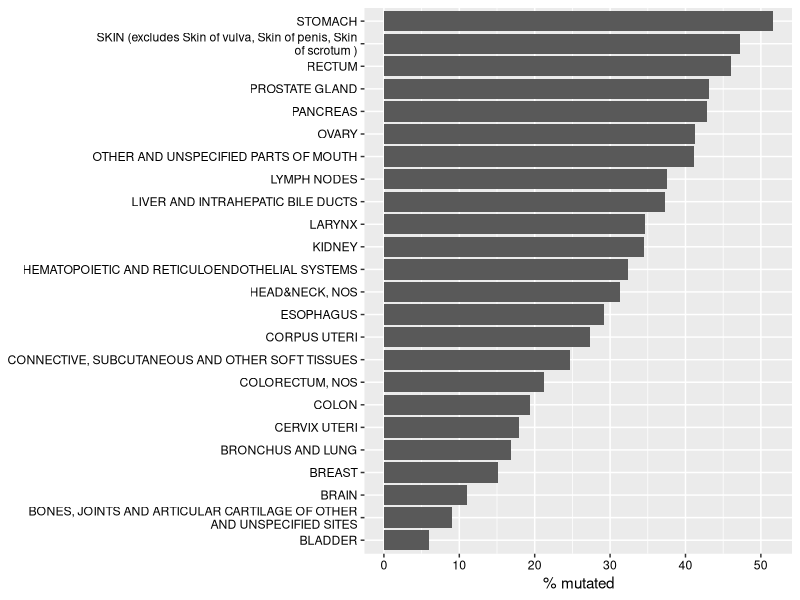

Generate this figure with R:
## ---- chunk 1
## knitr configuration: http://yihui.name/knitr/options#chunk_options
library(knitr)
opts_chunk$set(comment = "", error= TRUE, warning = FALSE, message = FALSE,
               tidy = FALSE, cache = FALSE, echo = FALSE)
## ---- chunk 2
library(plyr); library(dplyr)
library(magrittr)
library(ggplot2)
# library(plotly)
# prev <- read.delim("PrevalenceIARCTP53DatabaseR17.txt")
prev2 <- read.delim("assets/prevalenceSomaticIARC TP53 DatabaseR18.txt")
sum <- prev2 %>% 
  ddply(., "Topography", summarise, 
        samples = sum(Sample_analyzed), 
        mutated = sum(Sample_mutated), 
        percent = (mutated/samples)*100) %>%
  filter(samples > 500)
lab <- lapply(strwrap(sum$Topography, 50, simplify = F), paste, collapse = "\n")
gg <- sum %>% 
  ggplot(aes(reorder(Topography, percent), percent)) +
  geom_bar(stat = 'identity') +
  labs(y = "% mutated", x = NULL) +
  scale_x_discrete(labels = lab) +
  coord_flip() + 
  theme(axis.text = element_text(colour = "black"))
gg
